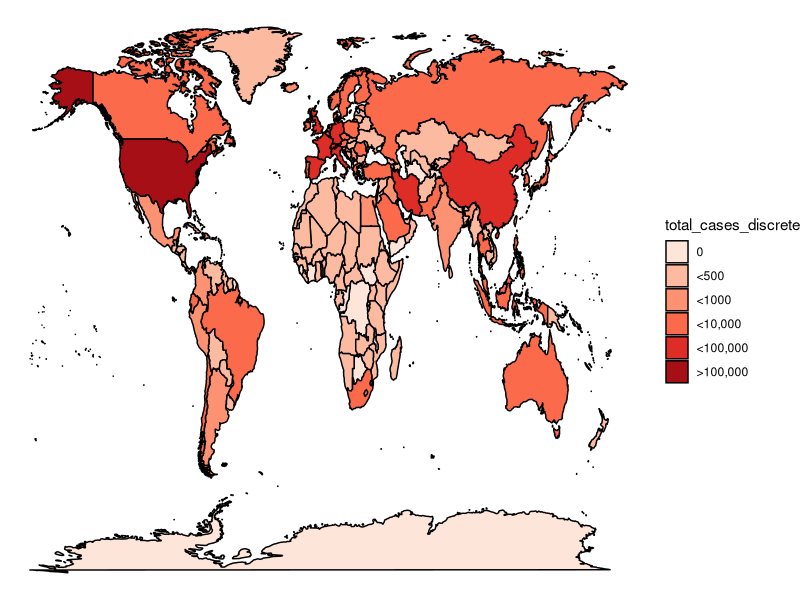

This figure's R source:
library(tidyverse)
library(ggplot2)
library(readr)
library(RColorBrewer)

full_data <- read_csv("full_data.csv")

march_29 <- full_data %>% filter(date == "2020-03-29") %>% arrange(desc(total_cases)) %>% select(location,total_cases, total_deaths)

corona_worldwide <-march_29[1,]

march_29_countries <- march_29[-1, ]
march_29_countries <- march_29_countries %>% mutate(total_cases_discrete = cut(march_29_countries$total_cases, 
                                                                               breaks=c(-Inf,0,500, 1000, 10000,100000, Inf), 
                                                                               labels=c("0","<500", "<1000","<10,000","<100,000", ">100,000")))

world <- map_data("world")
str(world)

world_corona <- world %>% left_join(march_29_countries, by = c("region" = "location"))  %>% arrange(desc(total_cases))

world_regions_corona <-world_corona %>% select(region, total_cases, total_deaths) %>% distinct()
NA_sum <- sum(is.na(world_regions_corona$total_cases))
NA_regions <- world_regions_corona%>% filter(is.na(world_regions_corona$total_cases))


USA_total_cases <- march_29_countries%>% filter(location=="United States") %>% select(total_cases)
USA_total_deaths <- march_29_countries%>% filter(location=="United States") %>% select(total_deaths)

NA_regions$total_cases <- ifelse(NA_regions$region == "USA", USA_total_cases, NA_regions$total_cases)
NA_regions$total_deaths <- ifelse(NA_regions$region == "USA", USA_total_deaths, NA_regions$total_deaths)

UK_total_cases <- march_29_countries%>% filter(location=="United Kingdom") %>% select(total_cases)
UK_total_deaths <- march_29_countries%>% filter(location=="United Kingdom") %>% select(total_deaths)

NA_regions$total_cases <- ifelse(NA_regions$region == "UK", UK_total_cases, NA_regions$total_cases)
NA_regions$total_deaths <- ifelse(NA_regions$region == "UK", UK_total_deaths, NA_regions$total_deaths)

NA_regions$total_cases <- ifelse(is.na(NA_regions$total_cases), 0, NA_regions$total_cases)
NA_regions$total_deaths <- ifelse(is.na(NA_regions$total_deaths), 0, NA_regions$total_deaths)

#_____________

world_corona_tidied <- world_corona[complete.cases(world_corona$total_cases,world_corona$total_cases ), ] 
NA_regions_full_data <- world %>% inner_join(NA_regions, by = "region")
NA_regions_full_data$total_cases <- as.numeric(NA_regions_full_data$total_cases)
NA_regions_full_data <- NA_regions_full_data %>% mutate(total_cases_discrete = cut(NA_regions_full_data$total_cases, 
                                                                  breaks=c(-Inf,0,500, 1000, 10000,100000, Inf), 
                                                                  labels=c("0","<500", "<1000","<10,000","<100,000", ">100,000")))
world_corona_tidied<- world_corona_tidied %>% rbind(NA_regions_full_data)

#####################################3
ggplot(world_corona_tidied, aes(x = long, y = lat, group = group, fill =total_cases_discrete )) +
  geom_polygon(col = "#000000") +
  scale_fill_brewer(palette = "Reds")+
  theme_void() 
  
